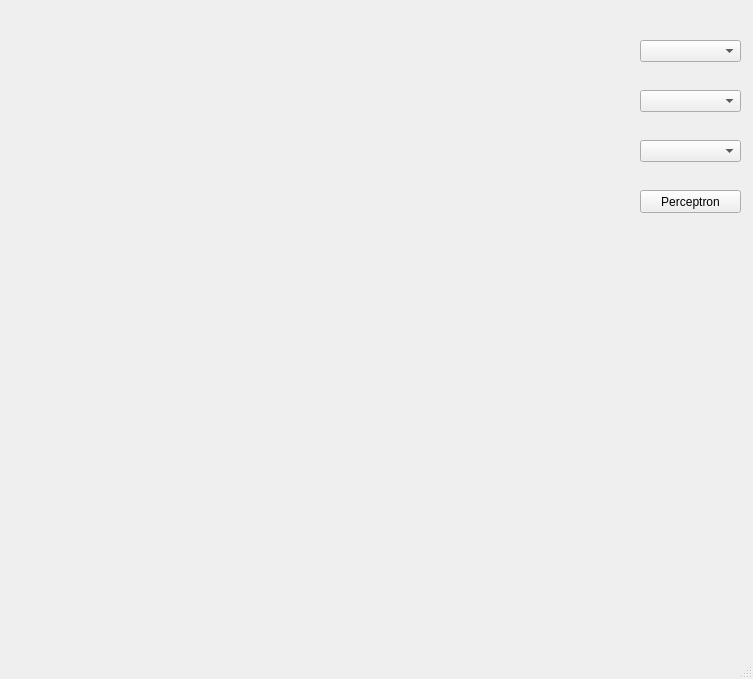
<?xml version="1.0" encoding="UTF-8"?>
<ui version="4.0">
 <class>MainWindow</class>
 <widget class="QMainWindow" name="MainWindow">
  <property name="geometry">
   <rect>
    <x>0</x>
    <y>0</y>
    <width>753</width>
    <height>679</height>
   </rect>
  </property>
  <property name="windowTitle">
   <string>MainWindow</string>
  </property>
  <widget class="QWidget" name="centralwidget">
   <widget class="QWidget" name="verticalLayoutWidget">
    <property name="geometry">
     <rect>
      <x>30</x>
      <y>30</y>
      <width>600</width>
      <height>600</height>
     </rect>
    </property>
    <layout class="QVBoxLayout" name="verticalLayout"/>
   </widget>
   <widget class="QComboBox" name="comboBox">
    <property name="enabled">
     <bool>true</bool>
    </property>
    <property name="geometry">
     <rect>
      <x>640</x>
      <y>40</y>
      <width>101</width>
      <height>22</height>
     </rect>
    </property>
   </widget>
   <widget class="QPushButton" name="pushButton">
    <property name="geometry">
     <rect>
      <x>640</x>
      <y>190</y>
      <width>101</width>
      <height>23</height>
     </rect>
    </property>
    <property name="text">
     <string>Perceptron</string>
    </property>
   </widget>
   <widget class="QComboBox" name="comboBox_2">
    <property name="enabled">
     <bool>true</bool>
    </property>
    <property name="geometry">
     <rect>
      <x>640</x>
      <y>140</y>
      <width>101</width>
      <height>22</height>
     </rect>
    </property>
   </widget>
   <widget class="QComboBox" name="comboBox_3">
    <property name="enabled">
     <bool>true</bool>
    </property>
    <property name="geometry">
     <rect>
      <x>640</x>
      <y>90</y>
      <width>101</width>
      <height>22</height>
     </rect>
    </property>
   </widget>
  </widget>
  <widget class="QStatusBar" name="statusbar"/>
  <action name="actionIris_Sepel">
   <property name="text">
    <string>Iris Sepel</string>
   </property>
  </action>
  <action name="actionIris_Petal">
   <property name="text">
    <string>Iris Petal</string>
   </property>
  </action>
 </widget>
 <resources/>
 <connections/>
</ui>
